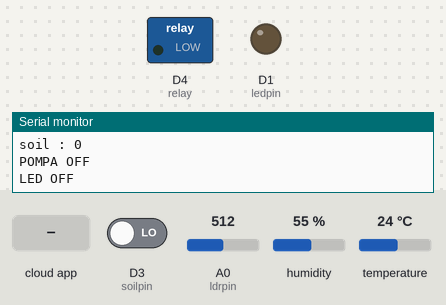
Bench run of a sketch on a simulated ESP8266 (NodeMCU). Shown: switched loads named in the sketch (green lamp = pin HIGH), output pins drawn as LEDs (lit = HIGH), the last lines printed to the serial monitor. The test bench sets the inputs (shaded band); at power-on: A0 (ldrpin) = 512, D3 (soilpin) LOW, humidity 55 %, temperature 24 °C. WiFi joins after 1.5 s; servers stay silent unless stated; uploads are accepted with an empty reply; the Firebase database answers and starts empty.

Above: at 2.7 s.
2.8 s: A0 (ldrpin) set to 319
7.1 s: A0 (ldrpin) set to 293
At 11.0 s:
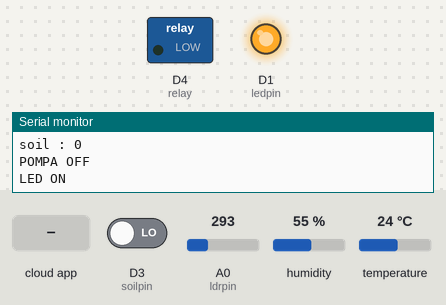
16.3 s: D3 (soilpin) driven HIGH
At 20.3 s:
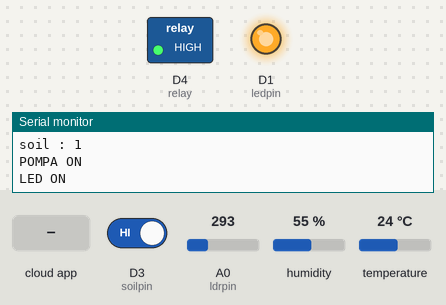
25.2 s: the phone or cloud app sets nyalapompa to 1
At 27.0 s:
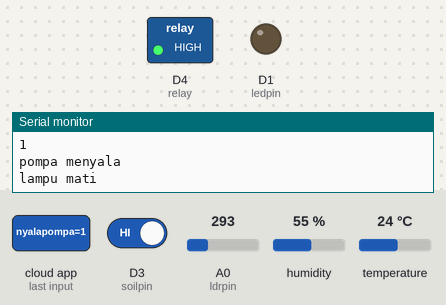
33.8 s: the phone or cloud app sets nyalalampu to 1
42.7 s: the phone or cloud app sets nyalalampu to 0
Timing chart, 0 to 51.8 s (numbered marks = the images above; inputs shaded):
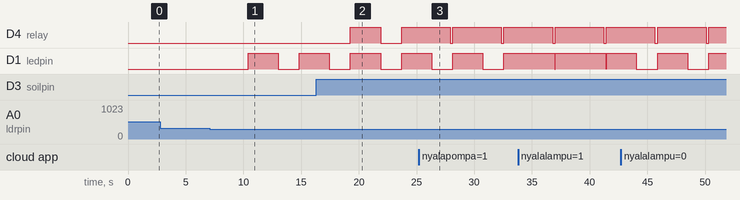

Measured:
- the behaviour switches between 301 and 300 on A0 (ldrpin) (found by bisection; images 0 and 1)
- after the input at 7.1 s, D1 (ledpin): LOW → HIGH after 3.3 s, → LOW 2.6 s later, → HIGH 1.8 s later
- after the input at 16.3 s, D4 (relay): LOW → HIGH after 3.0 s, → LOW 2.6 s later, → HIGH 1.8 s later

The sketch:

nodehosting.ino
```cpp
//#include <Firebase.h>
//#include <FirebaseArduino.h>
//#include <FirebaseCloudMessaging.h>
//#include <FirebaseError.h>
//#include <FirebaseHttpClient.h>
//#include <FirebaseObject.h>

//#include <ESP8266Firebase.h>

#include "DHT.h"
#include <ESP8266WiFi.h>
#include <ESP8266HTTPClient.h>
#include <FirebaseArduino.h>


//
//
#define FIREBASE_HOST "sensor-e78b7-default-rtdb.firebaseio.com"
#define FIREBASE_AUTH "XlO4EIHj2vKFTgFZMyxspWpRzHikl1HOdK1yS7SH"
#define WIFI_SSID "BUDIPW2"
#define WIFI_PASSWORD "budi2712"

WiFiClient wifiClient;


#define DHTPIN D2
#define DHTTYPE DHT11

DHT dht(DHTPIN,DHTTYPE);

// inisiasi variabel ssid dan pass
//char ssid[]="Adrian";
//char pass[]="bosspapa123";
//#define WIFI_SSID "BUDIPW2712"
//#define WIFI_PASSWORD "budi2712"

// INISIASI VARIABEL HOST IP ADDRESS SERVER
const char* server="specialcorp2.000webhostapp.com";

const int ledpin = D1;
const int ldrpin= A0;
const int soilpin=D3;
const int relay=D4;

void setup() {
  Serial.begin(9600);
  dht.begin();

  pinMode(ledpin,OUTPUT);
  pinMode(ldrpin,INPUT);
  pinMode(soilpin,INPUT);
  pinMode(relay,OUTPUT);


  //inisiasi host
  WiFi.hostname("NodeMCU");
  //konek wifi
//  WiFi.begin(ssid,pass);
  WiFi.begin(WIFI_SSID,WIFI_PASSWORD);
  //cek koneksi
  while(WiFi.status() != WL_CONNECTED){
    Serial.println(".");
    delay(500);

  }

  Serial.println();
  Serial.print("connected: ");
  Serial.println(WiFi.localIP());

  Firebase.begin(FIREBASE_HOST,FIREBASE_AUTH);

  //SETTING MODE LED
//  pinMode(PIN_LED,OUTPUT);

}

void loop(){
  float suhu = dht.readTemperature();

  int kelembapan = dht.readHumidity();

  int ldrstatus= analogRead(ldrpin);

  Serial.println("Suhu : "+String(suhu));

  Serial.println("Kelembapan : "+String(kelembapan));
  Serial.println();
  Serial.println("ldr : " + String(ldrstatus));

  int moisture =digitalRead(soilpin);
  Serial.println("soil : " + String(moisture));

  //SENSOR TANAH
   if(moisture == HIGH){
   digitalWrite(D4,HIGH);

   Serial.println("POMPA ON");

  }
  if( moisture == LOW){
    digitalWrite(D4,LOW);

    Serial.println("POMPA OFF ");
  }


   //if ldr <300 high
  if(ldrstatus <= 300){
    digitalWrite(ledpin,HIGH);
    Serial.println("LED ON ");
  }else {
      digitalWrite(ledpin,LOW);
    Serial.println("LED OFF ");
  }

  //KIRIM SENSOR KE FIREBASE masukan field di firebase yg dalam kasus ini value
  //set value
  Firebase.setInt("kelembapan",kelembapan);
  Firebase.setFloat("suhu",suhu);
  delay(100);

  // update value
  Firebase.setInt("kelembapan",kelembapan);
  Firebase.setFloat("suhu",suhu);
  delay(100);

  Firebase.setInt("cahaya",ldrstatus);
  Firebase.setInt("tanah",moisture);
  delay(100);

  Firebase.setInt("cahaya",ldrstatus);
  Firebase.setInt("tanah",moisture);
  delay(100);

  // remove value
//   Firebase.remove("kelembapan");
//   Firebase.remove("suhu");

    //get value
     Serial.println("kelembapan firebase : ");
    Serial.println(Firebase.getInt("kelembapan"));

    Serial.println("Suhu firebase : ");
    Serial.println(Firebase.getInt("suhu"));
//
//    Serial.println("Kelembapan firebase : ");
//    Serial.println(Firebase.getFloat("kelembapan"));
//
     Serial.println("Cahaya firebase : ");
    Serial.println(Firebase.getInt("cahaya"));

    Serial.println("tanah firebase : ");
    Serial.println(Firebase.getInt("tanah"));

    if (Firebase.failed()) {
      Serial.print("setting /number failed:");
      Serial.println(Firebase.error());
      return;
  }
  delay(100);

  //status pompa
  int statuspompa= Firebase.getInt("nyalapompa");
  int statuslampu= Firebase.getInt("nyalalampu");
//
  if(statuspompa == 1){
    digitalWrite(relay,HIGH);
    Serial.println("pompa menyala");
  } else{
    digitalWrite(relay,LOW);
    Serial.println("pompa mati");
  }

   if(statuslampu == 1){
    digitalWrite(ledpin,HIGH);
    Serial.println("lampu menyala");
  } else{
    digitalWrite(ledpin,LOW);
    Serial.println("lampu mati");
  }


  //handle error firebase
//  if(Firebase.failed()){
//    Serial.println("Gagal kirim data");
//    Serial.println(Firebase.error());
//    digitalWrite(PIN_LED,LOW);
//    jika gagal coba lagi
//    return;
//    }

  //jika berhasil kirim data
//  digitalWrite(PIN_LED,HIGH);

  //Ambil nilai dari firebase
//  Serial.print("KELEMBAPAN DARI FIREBASE : ");
//  Serial.println(Firebase.getInt("value"));


  //KIRIM DATA KE DATABASE
  //cek koneksi nodemcu ke web server
  WiFiClient client;
  const int httpPort=80;

  if(!client.connect(server,httpPort)){
    Serial.println("gagal terkoneksi ke web server");
    return;
  }
  //jika terkoneksi ke web server kirimi data
  HTTPClient http;
  //link url untuk kirim data
  String Link = "http://"+String(server)+"/kirimdata.php?suhu=" + String(suhu) + "&kelembapan=" +String(kelembapan) +"&cahaya=" +String(ldrstatus)+ "&tanah=" +String(moisture);
  //eksekusi
  http.begin(wifiClient, Link);
//  http.begin(Link);
  http.GET();
  //tangkap respon
  String respon = http.getString();
  Serial.println(respon);
  delay(1000);

  //LINK URL POMPA DAN LAMPU
  // baca status pompa
  String LinkPompa ;
  HTTPClient httpPompa;
  LinkPompa = "http://" + String(server) + "/dashboard-control/bacapompa.php";
  httpPompa.begin(LinkPompa);
  //ambil isi status pompa
  httpPompa.GET();
  //baca status response
  String responsePompa = httpPompa.getString();
  Serial.println(responsePompa);
  httpPompa.end();

  //ubah status pompa di nodemcu
  digitalWrite(relay,responsePompa.toInt());


   // baca status lampu
  String LinkLampu ;
  HTTPClient httpLampu;
  LinkLampu = "http://" + String(server) + "/dashboard-control/bacalampu.php";
  httpLampu.begin(LinkLampu);
  //ambil isi status lampu
  httpLampu.GET();
  //baca status response
  String responseLampu = httpLampu.getString();
  Serial.println(responseLampu);
  httpLampu.end();

   //ubah status lampu di nodemcu
  digitalWrite(ledpin,responseLampu.toInt());
}
```
